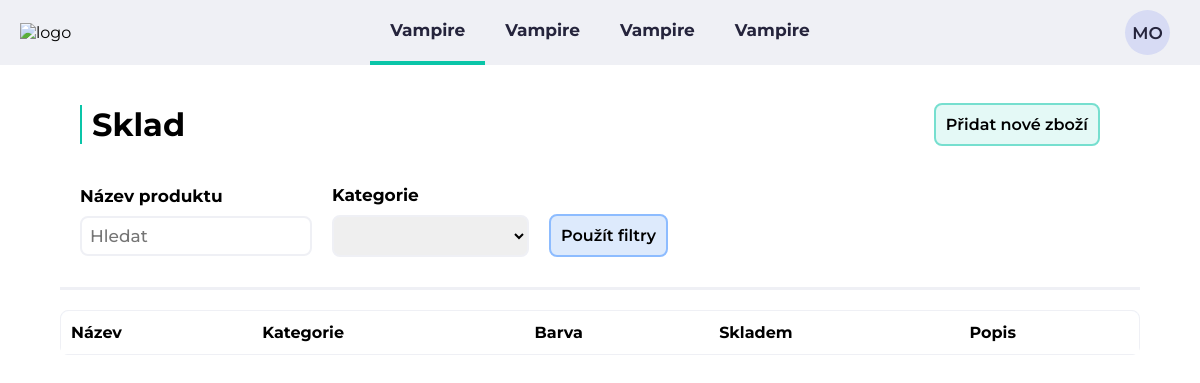
Before: /inventory/inventory with the older database file.
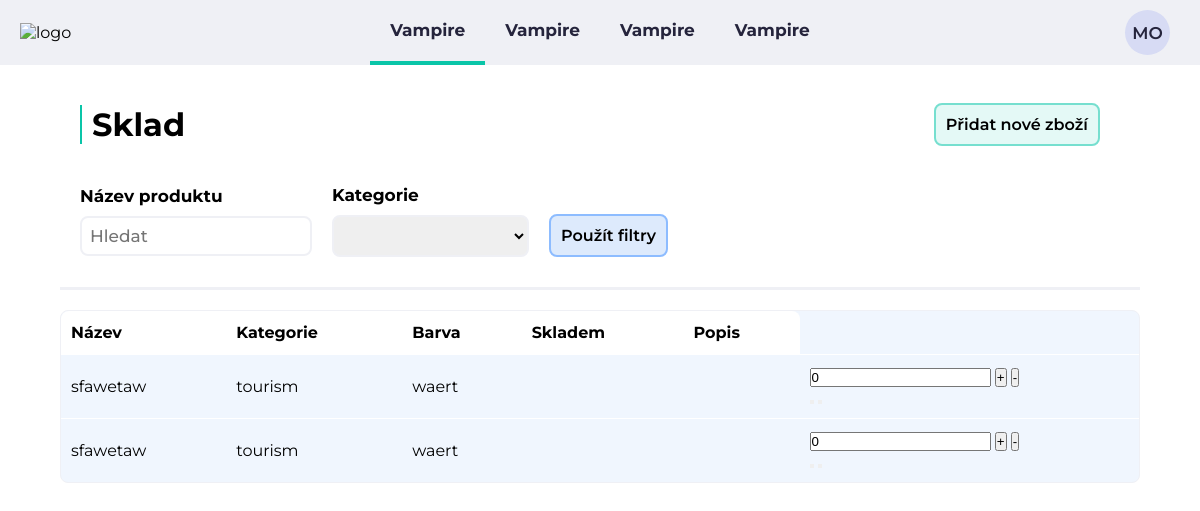
After: the same page with the newer database file.
### tables this page shows
CREATE TABLE inventory(
    itemId INTEGER PRIMARY KEY AUTOINCREMENT,
    itemName TEXT,
    category TEXT,
    colour TEXT,
    IN_STORE INTEGER,
    descript TEXT
);

### appka/inventory.py (the view)
@bp.route("/inventory", methods=("GET","POST"))
def inventory():
    if request.method == "GET":
        db = get_db()
        error = None
        items = db.execute(
            "SELECT * FROM inventory"
        ).fetchall()
        return render_template("inventory/inventory.html", items = items)
    else:
        return render_template("inventory/inventory.html", items = items)

### appka/db.py (called while the page is built)
def get_db():
    if "db" not in g:
        g.db = sqlite3.connect(
            current_app.config["DATABASE"],
            detect_types=sqlite3.PARSE_DECLTYPES
        )
        g.db.row_factory = sqlite3.Row
    return g.db

### appka/templates/inventory/inventory.html (shortened to what this page needs)
<!DOCTYPE html>
<html lang="cs">
<head>
    <link rel="stylesheet" href="../appka/static/inventoryStyle.css">
</head>
<body>
    <nav>
        <img src="napis_trans.png" alt="logo" id="logo">
        <div class="nav-item-list">
            <a class="list-item nav-active" href="#">Vampire</a>
            <a class="list-item" href="#">Vampire</a>
            <a class="list-item" href="#">Vampire</a>
            <a class="list-item" href="#">Vampire</a>
        </div>
        <div class="nav-user-circle">
            <a id="user-initials">MO</a>
        </div>
    </nav>
    <div class="filter-wrapper">
            <div class="filter-top">
                <h1>Sklad</h1>
                <div class="add-btns">
                    <a href="add-item" class="filter-btn add-btn">Přidat nové zboží</a>
                </div>
            </div>
        <form action="#" autocomplete="off" method = "post">
            <div class="filter-bottom">
                <div class="filter-column">
                    <label for="search">Název produktu</label>
                    <input type="text" id="search" placeholder="Hledat">
                </div>
                <div class="filter-column">
                    <label for="categories">Kategorie</label>
                    <select name="categories" id="categories">
                        <option value=""></option>
                        <option value="tourism">Turistika</option>
                    </select>
                </div>
                <input type="submit" value="Použít filtry" class="filter-btn apply-btn"></input>
            </div>
        </form>
    </div>
    <div class="table-wrapper">
        <table>
            <thead>
                <th>Název</th>
                <th>Kategorie</th>
                <th>Barva</th>
                <th>Skladem</th>
                <th>Popis</th>
            </thead>
            <tbody id="tableData">
                {% for item in items %}
                <tr>
                    <td>{{ item["itemName"] }}</td>
                    <td>{{ item["category"] }}</td>
                    <td>{{ item["colour"] }}</td>
                    <td>{{ item["IN_STOCK"] }}</td>
                    <td>{{ item["desc"] }}</td>
                    <td>
                            <div class="quick-options">
                                <div class="adjust-quantity">
                                    <input type="number" id="quantity" class="qty" min="0" value="0">
                                    <span class="adjust-btns">
                                        <button class="adjust-btn adjust-btn-plus">+</button>
                                        <button class="adjust-btn adjust-btn-minus">-</button>
                                    </span>
                                </div>
                                <button class="add-btn-quick"></button>
                                <button class="remove-btn"></button>
                            </div>
                        </td>
                </tr>
                {% endfor %}
            </tbody>
        </table>
    </div>
</body>
</html>

### appka/static/inventoryStyle.css (style rules this page uses)
* { margin: 0; padding: 0; box-sizing: border-box; }
body { font-family: 'Montserrat', sans-serif; }
nav { width: 100%; height: 65px; background-color: #EFF0F5; display: flex; align-items: center; justify-content: space-between; grid-area: navbar; }
#logo { width: 200px; height: fit-content; margin-left: 20px; }
.nav-item-list { position: absolute; margin: auto; width: 100vw; display: flex; align-items: center; justify-content: center; z-index: 1; }
.nav-item-list a { height: 65px; padding: 20px; }
.nav-active { border-bottom: 4px solid #0AC5A8 ; }
.list-item { text-decoration: none; color: #25243C; font-size: 17px; font-weight: 700; }
.nav-user-circle { height: 45px; width: 45px; overflow: hidden; border-radius: 50%; margin: 0 30px; display: flex; align-items: center; justify-content: center; background-color: #D7DBF4; z-index: 2; cursor: pointer; }
#user-initials { width: auto; color: #25243C; font-size: 17px; font-weight: 600; text-transform: uppercase; }
.filter-wrapper { border-bottom: 3px solid #EFF0F5; width: 90%; margin-left: 5%; margin-right: auto; margin-top: 20px; max-height: 80%; padding-bottom: 30px; }
.filter-top { padding: 20px; display: flex; justify-content: space-between; align-items: center; }
.filter-top h1 { border-left: 2px solid #0AC5A8 ; padding-left: 10px; }
.filter-btn { border: none; outline: none; background: none; padding: 10px; border-radius: 8px; margin: 0px 20px; font-family: 'Montserrat', sans-serif; font-size: 16px; font-weight: 600; cursor: pointer; }
.add-btn { border: 2px solid #0ac5a980; background-color: #0ac5a91c; text-decoration: none; color: black; }
.filter-bottom { display: flex; flex-direction: row; margin-top: 20px; align-items: center; }
.filter-column { display: flex; flex-direction: column; margin-left: 20px; }
.filter-column label { font-weight: 700; font-size: 17px; padding-bottom: 10px; }
.filter-column input { font-size: 17px; padding: 8px; font-family: 'Montserrat', sans-serif; font-weight: 500; border-radius: 8px; border: 2px solid #EFF0F5; }
.filter-column select { font-size: 17px; padding: 8px; font-family: 'Montserrat', sans-serif; font-weight: 500; border-radius: 8px; border: 2px solid #EFF0F5; }
.apply-btn { border: 2px solid #8dbcff; background-color: #ddeafc; margin-top: 30px; }
.table-wrapper { border: 1px solid #EFF0F5; width: 90%; margin-left: 5%; margin-right: auto; margin-top: 20px; max-height: 80%; border-radius: 8px; background-color: #F0F6FE; }
table { border-collapse: collapse; width: 100%; }
th { padding: 12px; padding-left: 10px; text-align: left; background-color: white; }
th:first-child { border-top-left-radius: 8px ; }
th:last-child { border-top-right-radius: 8px ; }
td { padding: 12px; padding-left: 10px; text-align: left; border-top: 1px solid white; max-width: 200px; overflow-wrap: break-word; }

Changed rows visible on the page:
added inventory: itemName "sfawetaw", category "tourism", colour "waert"
added inventory: itemName "sfawetaw", category "tourism", colour "waert"
